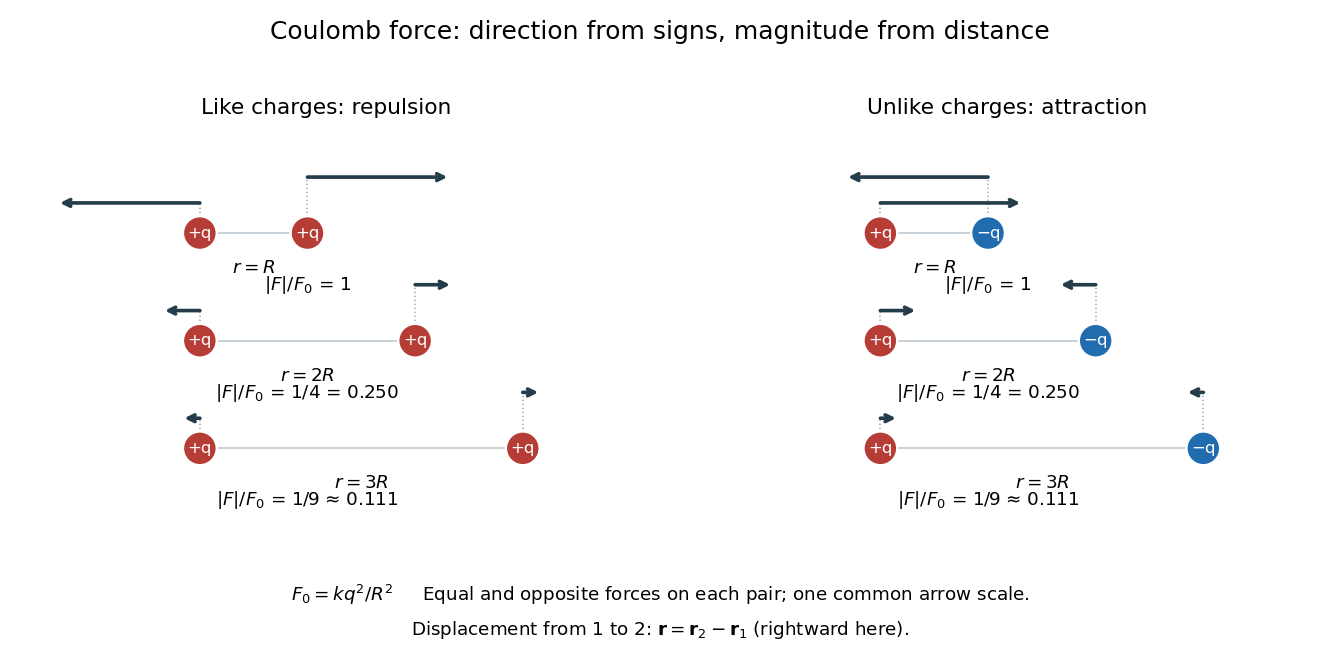

Write Python code to recreate this figure.
"""Draw Coulomb force vectors with computed inverse-square lengths.

Tested with Python 3.14, NumPy 2.3.5 and Matplotlib 3.10.7.
The output is an opaque white PNG in the current working directory.
"""

from pathlib import Path

import matplotlib

matplotlib.use("Agg")
import matplotlib.pyplot as plt
import numpy as np


def force_on_second(first, second, q1, q2, k=1.0):
    """Use the displacement from the first charge to the second."""
    displacement = np.asarray(second, dtype=float) - np.asarray(first, dtype=float)
    distance = np.linalg.norm(displacement)
    if distance == 0:
        raise ValueError("Distinct point-charge positions are required")
    return k * q1 * q2 * displacement / distance**3


def main():
    separations = np.array([1.0, 2.0, 3.0])
    ratios = separations**-2
    np.testing.assert_allclose(ratios, [1.0, 0.25, 1.0 / 9.0])
    positive, negative, force_color = "#b53d35", "#216baf", "#243d4b"
    fig, axes = plt.subplots(1, 2, figsize=(11.0, 5.6), dpi=120)
    for ax, q2, heading in zip(
        axes, [1.0, -1.0], ["Like charges: repulsion", "Unlike charges: attraction"]
    ):
        for index, (distance, ratio) in enumerate(zip(separations, ratios)):
            y = 2.0 - index
            left = np.array([0.0, y])
            right = np.array([distance, y])
            force2 = force_on_second(left, right, 1.0, q2)
            force1 = force_on_second(right, left, q2, 1.0)
            np.testing.assert_allclose(force1, -force2)
            np.testing.assert_allclose(np.linalg.norm(force2), ratio)
            ax.plot([0, distance], [y, y], color="#c9d2d8", linewidth=1.2, zorder=1)
            ax.scatter([0, distance], [y, y], s=410,
                       color=[positive, positive if q2 > 0 else negative],
                       edgecolor="white", linewidth=1.4, zorder=5)
            ax.text(0, y, "+q", color="white", ha="center", va="center", fontsize=10, zorder=6)
            ax.text(distance, y, "+q" if q2 > 0 else "−q", color="white",
                    ha="center", va="center", fontsize=10, zorder=6)
            # Offset arrows from the symbols vertically so their tails and full
            # computed lengths remain visible even at the smallest force.
            for charge, force, offset in [(left, force1, 0.28), (right, force2, 0.52)]:
                start = charge + np.array([0, offset])
                ax.plot([charge[0], start[0]], [y + 0.11, start[1]],
                        color="#9baab5", linewidth=0.9, linestyle=":", zorder=1)
                end = start + 1.3 * force
                ax.annotate("", xy=end, xytext=start,
                            arrowprops={"arrowstyle": "->", "color": force_color,
                                        "lw": 2.2, "shrinkA": 0, "shrinkB": 0,
                                        "mutation_scale": 10})
            label = ["1", "1/4 = 0.250", "1/9 ≈ 0.111"][index]
            ax.text(distance / 2, y - 0.24, r"$r=R$" if distance == 1 else rf"$r={int(distance)}R$",
                    ha="center", va="top", fontsize=11)
            ax.text(1.0, y - 0.53, rf"$|F|/F_0$ = {label}", ha="center", fontsize=11)
        ax.set(xlim=(-1.55, 3.9), ylim=(-0.8, 2.95))
        ax.set_aspect("equal")
        ax.axis("off")
        ax.set_title(heading, fontsize=13, pad=10)
    fig.suptitle("Coulomb force: direction from signs, magnitude from distance", fontsize=15, y=0.97)
    fig.text(0.5, 0.105, r"$F_0=kq^2/R^2$     Equal and opposite forces on each pair; one common arrow scale.",
             ha="center", fontsize=11)
    fig.text(0.5, 0.055, r"Displacement from 1 to 2: $\mathbf{r}=\mathbf{r}_2-\mathbf{r}_1$ (rightward here).",
             ha="center", fontsize=11)
    fig.subplots_adjust(left=0.025, right=0.985, bottom=0.18, top=0.83, wspace=0.16)
    fig.savefig(Path.cwd() / Path(__file__).with_suffix(".png").name,
                facecolor="white", transparent=False)
    plt.close(fig)


if __name__ == "__main__":
    main()
